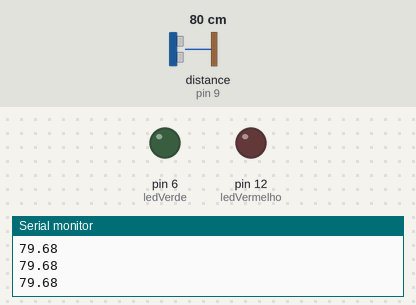
A sketch run on a simulated Arduino Uno, built with avr-gcc and run on an emulated ATmega328P. On the bench: output pins drawn as LEDs (lit = HIGH), the last lines printed to the serial monitor. Wiring (inferred from the names in the program): ultrasonic range finder: trigger pin 8; echo pin 9. Dashed ring = blinking. Inputs (shaded band) come from the test bench; at power-on: distance to the obstacle (sensor on pin 9) 80 cm. The echo pulse lasts 58.3 µs per cm; pins used as bus, display or sensor lines are not drawn.

Above: at 1.3 s.
1.4 s: distance to the obstacle (sensor on pin 9) set to 9 cm
At 1.56 s:
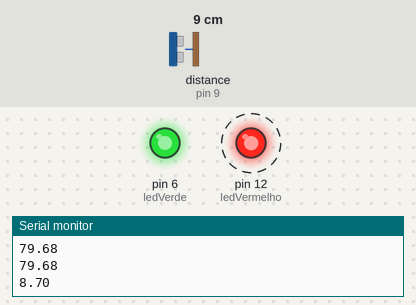
4.4 s: distance to the obstacle (sensor on pin 9) set to 13 cm
At 4.84 s:
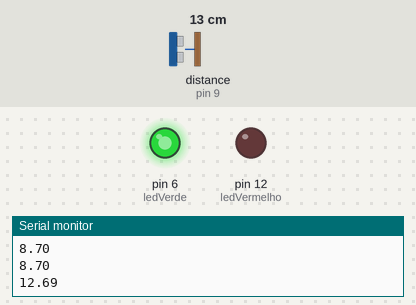
7.4 s: distance to the obstacle (sensor on pin 9) set to 17 cm
At 8.0 s:
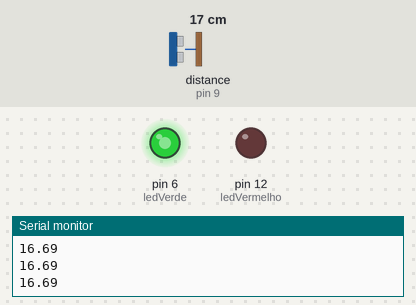
9.2 s: distance to the obstacle (sensor on pin 9) set to 18 cm
At 9.9 s:
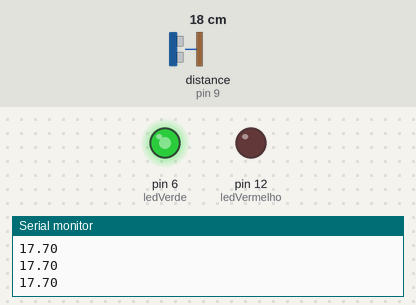
10.7 s: distance to the obstacle (sensor on pin 9) set to 35 cm
At 11.0 s:
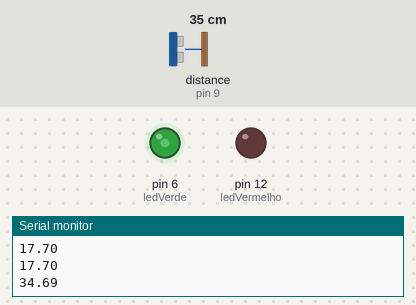
Timing chart, 0 to 13.2 s (numbered marks = the images above; inputs shaded):
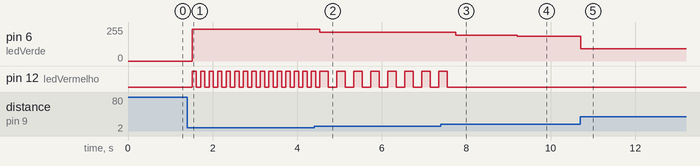

The sketch:

1b.ino
```cpp
#define trigPin 8
#define echoPin 9
#define ledVerde 6
#define ledVermelho 12

long duracao;
float distancia;

void setup() {
  Serial.begin(9600);
  pinMode(trigPin, OUTPUT);
  pinMode(echoPin, INPUT);
  pinMode(ledVerde, OUTPUT);
  pinMode(ledVermelho, OUTPUT);
}

void loop() {

  digitalWrite(trigPin, LOW);
  delayMicroseconds(2);
  digitalWrite(trigPin, HIGH);
  delayMicroseconds(10);
  digitalWrite(trigPin, LOW);
  duracao = pulseIn(echoPin, HIGH, 25000); // timeout de 25ms (~4m)

  distancia = (duracao * 0.0343) / 2; // cálculo da distância em cm
  Serial.println(distancia);
  // LED verde (intensidade inversa à distância)
  int brilhoVerde = map(constrain(distancia, 5, 50), 5, 50, 0, 255);
  analogWrite(ledVerde, 255 - brilhoVerde);

  // LED vermelho (pisca conforme aproximação)
  if (distancia > 30) {
    digitalWrite(ledVermelho, LOW);
    delay(500);
  } else if (distancia > 10 && distancia <= 15) {
    digitalWrite(ledVermelho, HIGH);
    delay(200);
    digitalWrite(ledVermelho, LOW);
    delay(200);
  } else if (distancia <= 10 && distancia > 5) {
    digitalWrite(ledVermelho, HIGH);
    delay(100);
    digitalWrite(ledVermelho, LOW);
    delay(100);
  } else if (distancia <= 2) {
    digitalWrite(ledVermelho, HIGH);
  }
}
```

Measured:
- after the input at 1.4 s, pin 6 (ledVerde): 0/255 → 238/255 after 0.12 s; pin 12 (ledVermelho): alternates HIGH for 0.10 s and LOW for 0.10 s, starting after 0.12 s
- after the input at 4.4 s, pin 6 (ledVerde): 238/255 → 216/255 after 0.14 s
- after the input at 7.4 s, pin 6 (ledVerde): 216/255 → 193/255 after 0.36 s; pin 12 (ledVermelho): goes on until 7.6 s, then stays LOW
- after the input at 9.2 s, pin 6 (ledVerde): 193/255 → 187/255 at once
- after the input at 10.7 s, pin 6 (ledVerde): 187/255 → 91/255 at once
